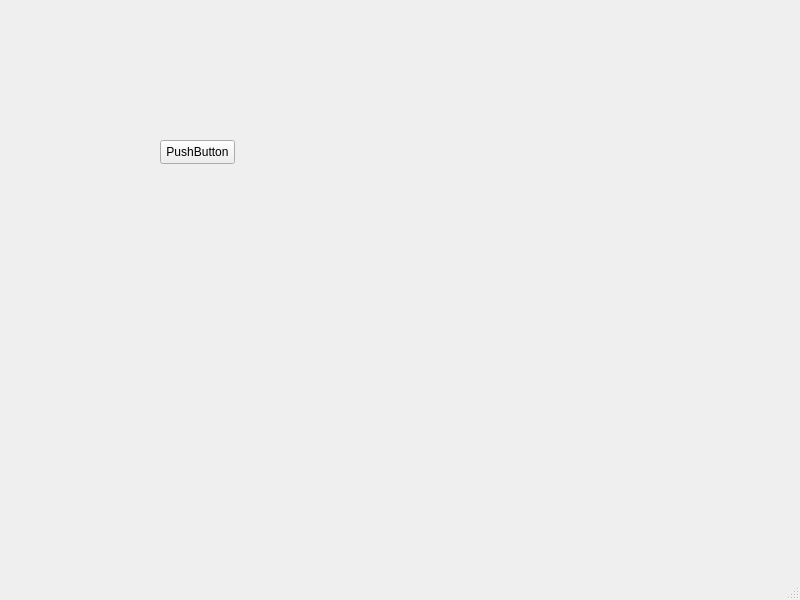
<?xml version="1.0" encoding="UTF-8"?>
<ui version="4.0">
 <class>MainWindow</class>
 <widget class="QMainWindow" name="MainWindow">
  <property name="geometry">
   <rect>
    <x>0</x>
    <y>0</y>
    <width>800</width>
    <height>600</height>
   </rect>
  </property>
  <property name="windowTitle">
   <string>MainWindow</string>
  </property>
  <widget class="QWidget" name="centralwidget">
   <widget class="QPushButton" name="pushButton">
    <property name="geometry">
     <rect>
      <x>160</x>
      <y>140</y>
      <width>75</width>
      <height>24</height>
     </rect>
    </property>
    <property name="text">
     <string>PushButton</string>
    </property>
   </widget>
  </widget>
  <widget class="QMenuBar" name="menubar">
   <property name="geometry">
    <rect>
     <x>0</x>
     <y>0</y>
     <width>800</width>
     <height>22</height>
    </rect>
   </property>
  </widget>
  <widget class="QStatusBar" name="statusbar"/>
 </widget>
 <resources/>
 <connections/>
</ui>
